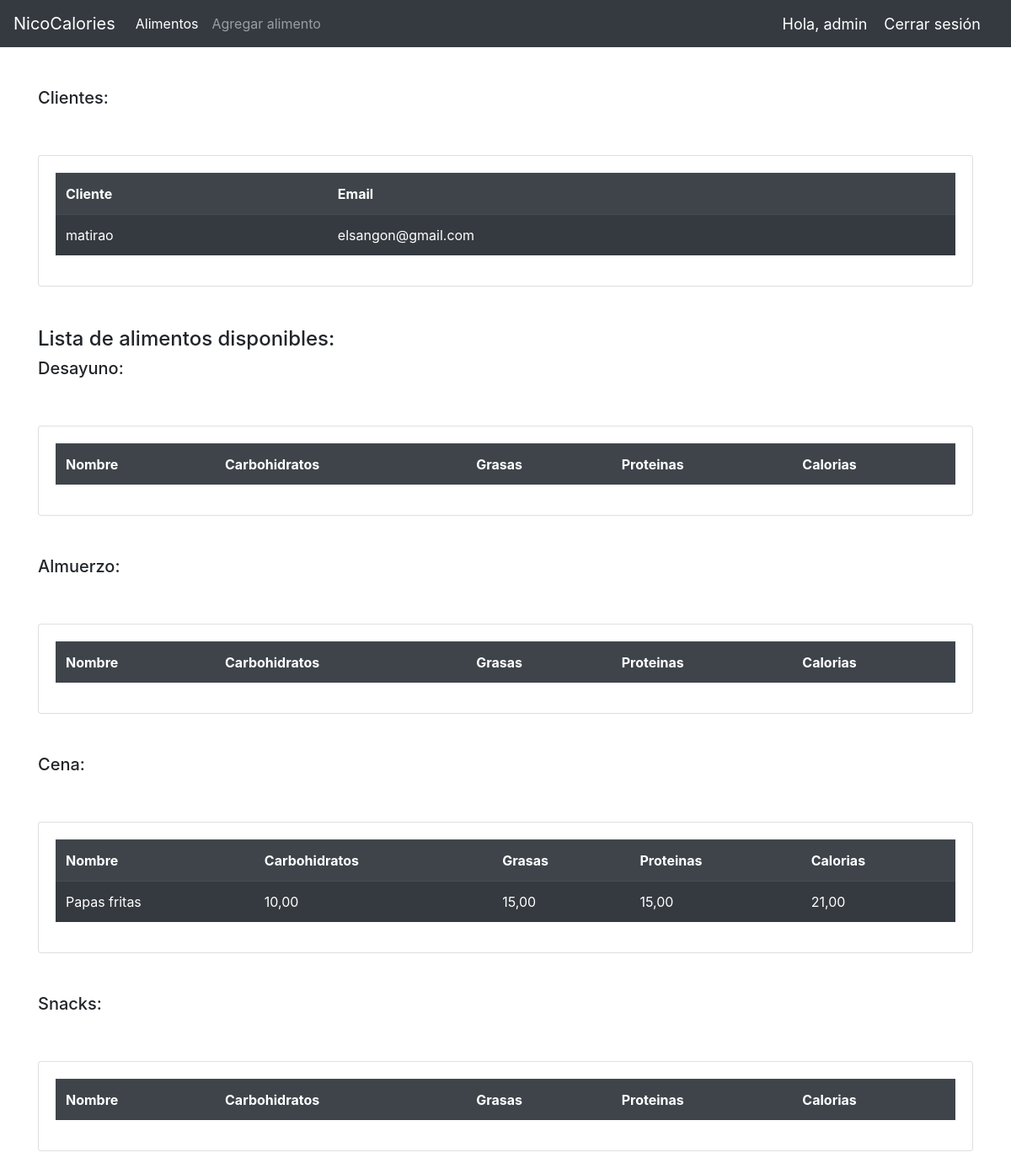
/ (signed in), run on an earlier commit of the app's database.
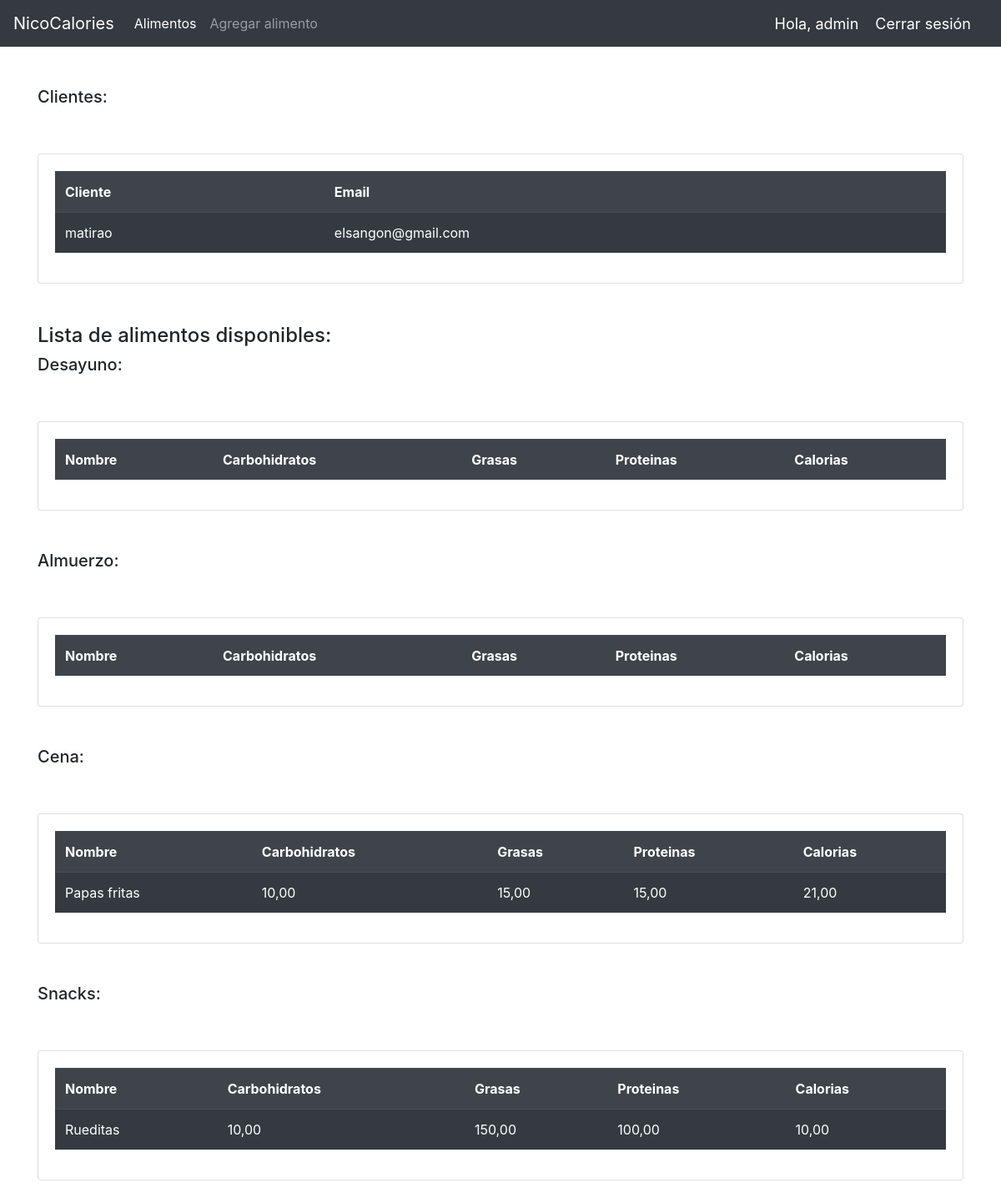
And on a later commit of the database.
### Fityfeed/models.py (models this page shows, shortened)
class Cliente(models.Model):
    usuario = models.OneToOneField(User, null=True, on_delete=models.CASCADE)
    nombre = models.CharField(max_length=200, null=True)
    email=models.CharField(max_length=200,null=True)
    fecha_de_creacion=models.DateTimeField(auto_now_add=True,null=True)

class ComidaItem(models.Model):
    nombre = models.CharField(max_length=200)
    categoria = models.ManyToManyField(Categoria)
    carbohidratos = models.DecimalField(max_digits=5,decimal_places=2,default=0)
    grasas = models.DecimalField(max_digits=5,decimal_places=2,default=0)
    proteina = models.DecimalField(max_digits=5,decimal_places=2,default=0)
    calorias = models.DecimalField(max_digits=5,decimal_places=2,default=0, blank=True)
    cantidad = models.IntegerField(default=1,null=True, blank=True)
    def __str__(self):
        return self.nombre

### Fityfeed/decorators.py (the view)
    def wrapper_func(request, *args,**kwargs):
        group = None
        if request.user.groups.exists():
            group=request.user.groups.all()[0].name
        if group == 'user':
            return redirect('userPage')
        if group == 'admin':
            return view_func(request,*args,**kwargs)

### Fityfeed/views.py (called while the page is built)
@login_required(login_url='login')
@admin_only
def home(request):
    desayuno = Categoria.objects.filter(nombre='desayuno')[0].comidaitem_set.all()
    almuerzo = Categoria.objects.filter(nombre='almuerzo')[0].comidaitem_set.all()
    cena = Categoria.objects.filter(nombre='cena')[0].comidaitem_set.all()
    snack = Categoria.objects.filter(nombre='snacks')[0].comidaitem_set.all()
    clientes = Cliente.objects.all()
    ctx = {
        'desayuno':desayuno,
        'almuerzo': almuerzo,
        'cena':cena,
        'snack':snack,
        'clientes':clientes
    }
    print(snack)
    return render(request, 'main.html', ctx)

### Fityfeed/templates/main.html (shortened to what the changed rows need)
{% load static %}
<!DOCTYPE html>
<html lang="en">
<head>
    <link rel="stylesheet" href="https://stackpath.bootstrapcdn.com/bootstrap/4.5.0/css/bootstrap.min.css"0>
</head>
<body class="body">
    <br>
    <br>
    <div class="container">
        {% block content %}
            <div class="flex-box-row">
                <br>
                <br>
                <div class="card card-body">
                    <table class="table table-dark table-striped table-hover">
                            <tr>
                                <th>Cliente</th>
                                <th>Email</th>
                            </tr>
                            {% for cust in clientes %}
                            <tr>
                                <td>{{cust.nombre}} </td>
                                <td> {{cust.email}} </td>
                            </tr>
                            {% endfor %}
                    </table>
                </div>
            </div>
            <br><br>
            <div class="flex-box-row">
                <br>
                <br>
                <div class="card card-body">
                    <table class="table table-dark table-striped table-hover">
                            <tr>
                                <th>Nombre</th>
                                <th>Carbohidratos</th>
                                <th>Grasas</th>
                                <th>Proteinas</th>
                                <th>Calorias</th>
                            </tr>
                    </table>
                </div>
            </div>
            <br><br>
            <div class="flex-box-row">
                <br>
                <br>
                <div class="card card-body">
                    <table class="table table-dark table-striped table-hover">
                            <tr>
                                <th>Nombre</th>
                                <th>Carbohidratos</th>
                                <th>Grasas</th>
                                <th>Proteinas</th>
                                <th>Calorias</th>
                            </tr>
                    </table>
                </div>
            </div>
            <br><br>
            <div class="flex-box-row">
                <br>
                <br>
                <div class="card card-body">
                    <table class="table table-dark table-striped table-hover">
                            <tr>
                                <th>Nombre</th>
                                <th>Carbohidratos</th>
                                <th>Grasas</th>
                                <th>Proteinas</th>
                                <th>Calorias</th>
                            </tr>
                            {% for des in cena %}
                            <tr>
                                <td>{{des.nombre}}</td>
                                <td>{{des.carbohidratos}}</td>
                                <td>{{des.grasas}}</td>
                                <td>{{des.proteina}}</td>
                                <td>{{des.calorias}}</td>
                            </tr>
                            {% endfor %}
                    </table>
                </div>
            </div>
            <br><br>
            <div class="flex-box-row">
                <br>
                <br>
                <div class="card card-body">
                    <table class="table table-dark table-striped table-hover">
                            <tr>
                                <th>Nombre</th>
                                <th>Carbohidratos</th>
                                <th>Grasas</th>
                                <th>Proteinas</th>
                                <th>Calorias</th>
                            </tr>
                            {% for des in snack %}
                            <tr>
                                <td>{{des.nombre}}</td>
                                <td>{{des.carbohidratos}}</td>
                                <td>{{des.grasas}}</td>
                                <td>{{des.proteina}}</td>
                                <td>{{des.calorias}}</td>
                            </tr>
                            {% endfor %}
                    </table>
                </div>
                <br><br>
            </div>
        {% endblock %}
    </div>
</body>
</html>

What changed in the data, as far as the page shows it:
added ComidaItem: nombre "Rueditas", carbohidratos "10,00", grasas "150,00", proteina "100,00", calorias "10,00", shown under "Snacks:"
